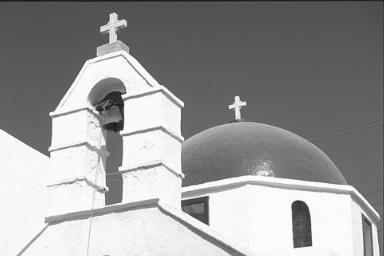
%> input picture images/5-1.jpg, 384 x 256 px
$ octave noiseFilteringTest.m   (GNU Octave 9; MATLAB toolbox functions it lacks are replaced by stand-ins)
%> lines starting %> are read from the running program, lines starting %| are printed output that depends on the picture
%> further down, image is the input picture: size 256x384x3 uint8; min 15, max 255, mean 152.7
### src/utils/saltPepperNoise.m
function outputImage  = saltPepperNoise(image, density)
%> called with density = 0.05
    outputImage = imnoise(image, 'salt & pepper', density);
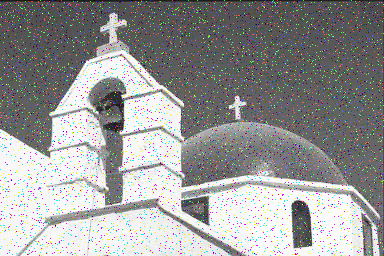
%> outputImage: size 256x384x3 uint8; mean R, G, B 151.4, 151.5, 151.5
end

### src/utils/noiseFiltering.m
function outputImage = noiseFiltering(image, filter, varargin)
%> called with filter = 'alpha-trimmed mean'
    image = double(image);
%> image: size 256x384x3 double
    [rows, cols, channels] = size(image);
%> rows = 256; cols = 384; channels = 3
    outputImage = zeros(rows, cols, channels);

    % Ukuran window 3x3
    windowSize = 3;
    padSize = floor(windowSize / 2);
    paddedImage = padarray(image, [padSize padSize], 'symmetric');
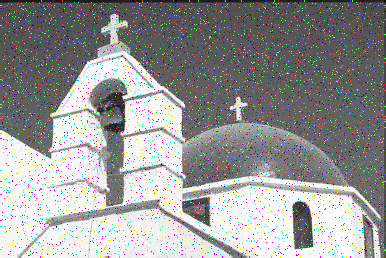
%> paddedImage: size 258x386x3 double; mean R, G, B 151.1, 151.2, 151.1

    % Penapisan untuk tiap kanal warna
    for c = 1:channels
        for i = 1:rows
            for j = 1:cols
                % Ekstrak window untuk channel c
                window = paddedImage(i:i+windowSize-1, j:j+windowSize-1, c);
                window = window(:);  % Ubah window jadi vektor

                switch lower(filter)
                    case 'min'
                        outputImage(i, j, c) = min(window);

                    case 'max'
                        outputImage(i, j, c) = max(window);

                    case 'median'
                        outputImage(i, j, c) = median(window);

                    case 'arithmetic mean'
                        outputImage(i, j, c) = mean(window);

                    case 'geometric mean'
                        outputImage(i, j, c) = prod(window)^(1/numel(window));

                    case 'harmonic mean'
                        outputImage(i, j, c) = numel(window) / sum(1 ./ window);

                    case 'contraharmonic mean'
                        Q = varargin{1};  % Contraharmonic order Q
                        outputImage(i, j, c) = sum(window.^(Q + 1)) / sum(window.^Q);

                    case 'midpoint'
                        outputImage(i, j, c) = (min(window) + max(window)) / 2;

                    case 'alpha-trimmed mean'
                        d = varargin{1};  % Banyaknya elemen yang dipangkas
                        sortedWindow = sort(window);
                        if d >= windowSize / 2
                            warning('Trim value d is too large; setting to zero.');
                            outputImage(i, j, c) = mean(sortedWindow);
                        else
                            trimmedWindow = sortedWindow(d + 1:end - d);
                            outputImage(i, j, c) = mean(trimmedWindow);
                        end

                    otherwise
                        error('Unknown filter type');
                end
            end
        end
    end
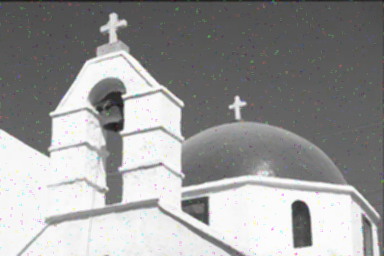
%> outputImage: size 256x384x3 double; mean R, G, B 152.6, 152.6, 152.6
%> after the loop, d = 1; sortedWindow = [0; 0; 0; 0; 0; 0; 110; 110; 110]; trimmedWindow = [0; 0; 0; 0; 0; 110; 110]

    outputImage = uint8(outputImage);
%> outputImage: size 256x384x3 uint8
end

### src/test/noiseFilteringTest.m
image = imread('images/5-1.jpg');
figure; imshow(image);
noisyImage = saltPepperNoise(image, 0.05);
figure; imshow(noisyImage);

% [8 lines of commented-out code are left out]
imageOutput = noiseFiltering(noisyImage,'alpha-trimmed mean', 1);
figure; imshow(imageOutput);
